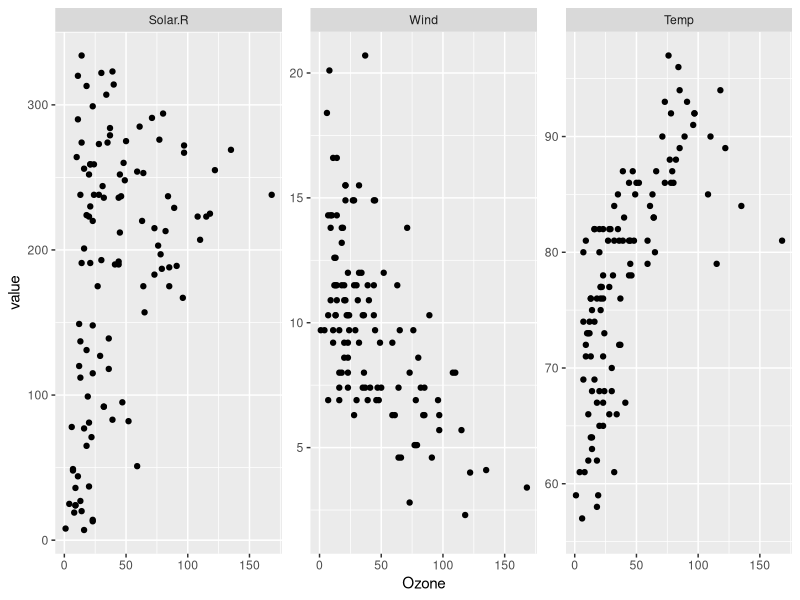

Generate this figure with R:
## ---- chunk 1
knitr::opts_chunk$set(echo = TRUE, include = TRUE)
## ---- chunk 2
library('reshape2')
## ---- chunk 3
melt(airquality, id.vars = c('Ozone', 'Month', 'Day'), measure.vars = c(2:4), variable.name = 'V.type', value.name = 'value')
## ---- chunk 4
library('ggplot2')
library('dplyr')
## ---- chunk 5
airquality %>% melt(id.vars = c('Ozone', 'Month', 'Day'), measure.vars = c(2:4), variable.name = 'v.type', value.name = 'value') %>% 
  ggplot(aes(Ozone, value)) + geom_point() + facet_wrap(~v.type, scales = 'free_y')
## ---- chunk 6
airquality %>% 
  melt(id.vars = c('Ozone', 'Month', 'Day'), measure.vars = c(2:4), variable.name = 'v.type', value.name = 'value') %>% 
  dcast(Ozone + Month + Day ~ v.type)
## ---- chunk 7
airquality %>% melt(id.vars = c('Ozone', 'Month', 'Day'), measure.vars = c(2:4), variable.name = 'v.type', value.name = 'value')  %>% 
  dcast(Month ~ v.type, fun.aggregate = mean, na.rm = TRUE)
